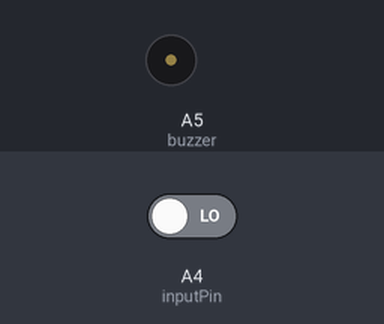
The sketch below on a simulated Arduino Uno, built with avr-gcc and run on an emulated ATmega328P. Shown: buzzer (waves = sounding, pin HIGH). The inputs (shaded band) are chosen by the test bench; at power-on: A4 (inputPin) LOW. What the sketch prints to the serial monitor is not drawn.

Above: at 1.2 s.
1.3 s: A4 (inputPin) driven HIGH
At 1.6 s:
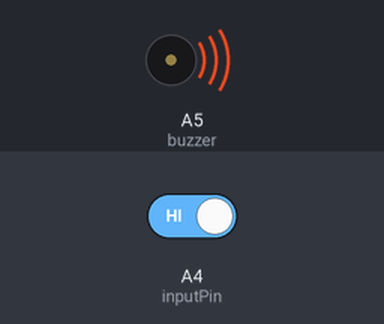
2.8 s: A4 (inputPin) driven LOW
At 4.0 s:
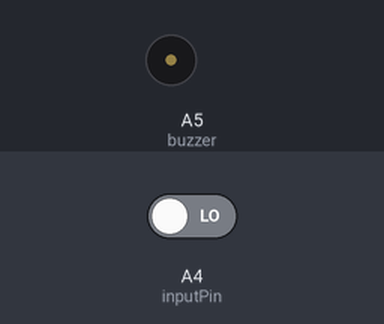
Timing chart, 0 to 5.8 s (numbered marks = the images above; inputs shaded):
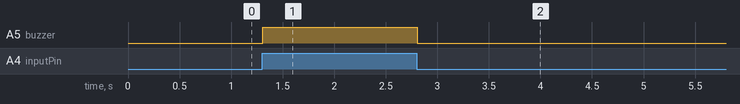

Measured:
- after the input at 1.3 s, A5 (buzzer): LOW → HIGH at once
- after the input at 2.8 s, A5 (buzzer): HIGH → LOW at once

The sketch:

pir_motion_sensor_sketch.ino
```cpp
int buzzer = A5;
int inputPin = A4;
int pirState = LOW;

void setup() {
  // put your setup code here, to run once:
 pinMode(buzzer, OUTPUT);
 pinMode(inputPin, INPUT);

 Serial.begin(9600);
}

void loop() {
  // put your main code here, to run repeatedly:
 pirState = digitalRead(inputPin);
 Serial.println(pirState);
 if (pirState == HIGH){
  digitalWrite(buzzer, HIGH); // for active buzzers
  //tone(buzzer, 1000, 2000); // for passive buzzers
 }
 else {
  digitalWrite(buzzer, LOW); // for active buzzers
  //noTone(buzzer); // for passive buzzers
 }
}
```
